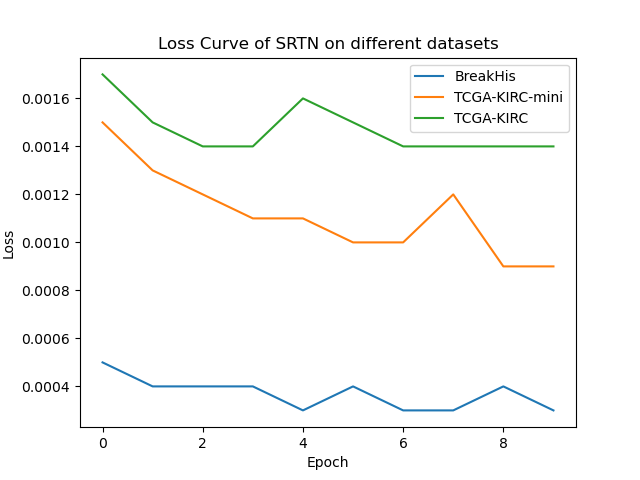

The Python source for this figure:
import matplotlib.pyplot as plt

# Open file and read data
with open('D:\project\jq\model\\breakhis_SRTN\loss.txt', 'r') as file:
    data_breakhis = file.readlines()

test_loss_breakhis = [float(line.split(':')[1].strip()) for line in data_breakhis if 'Test Loss' in line]

with open('D:\project\jq\model\\tcga_SRTN\loss.txt', 'r') as file:
    data_tcga = file.readlines()

test_loss_tcga = [float(line.split(':')[1].strip()) for line in data_tcga if 'Test Loss' in line]

with open('D:\project\jq\model\large_tcga_SRTN\loss.txt', 'r') as file:
    data_tcgal = file.readlines()

test_loss_tcgal = [float(line.split(':')[1].strip()) for line in data_tcgal if 'Test Loss' in line]


# Add Test Loss Curve
plt.plot(test_loss_breakhis, label='BreakHis')
plt.plot(test_loss_tcga, label='TCGA-KIRC-mini')
plt.plot(test_loss_tcgal, label='TCGA-KIRC')

#Add axis labels and titles
plt.xlabel('Epoch')
plt.ylabel('Loss')
plt.title('Loss Curve of SRTN on different datasets')

# Add Legend
plt.legend()

# Display graphics
plt.show()
